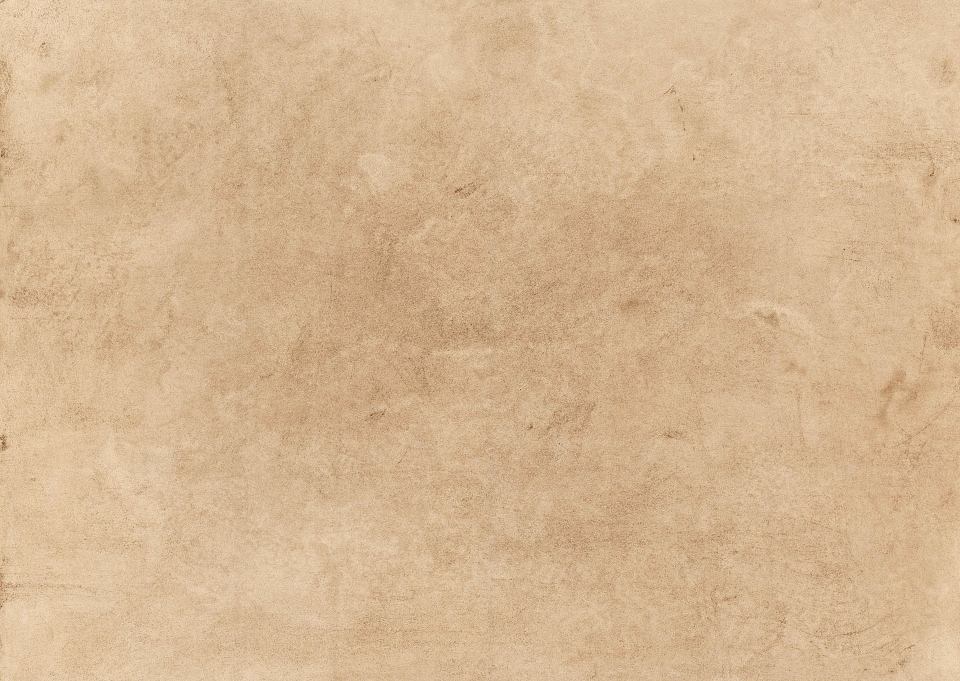
#> input picture dist/images/parchment.jpg, 1920 x 1362 px (shown at 1/2 size)
$ python -i compress.py   (imports and definitions only)
#> lines starting #> are read from the running program, lines starting #| are printed output that depends on the picture
import os
import subprocess
import time
import sys
from PIL import Image
import cv2  # Import OpenCV
import numpy as np

# [58 lines left out: function optimize_png_with_pngquant, not called in this run]


def compress_jpeg(image, output_filepath, max_size_kb=500, initial_quality=80, quality_step=5, min_quality=10):
    """Compresses a JPEG image to be within a maximum size limit.

    Args:
        image (PIL.Image.Image): The input image.
        output_filepath (str): The path to save the compressed JPEG.
        max_size_kb (int): The maximum allowed size of the compressed image in KB.
        initial_quality (int): The starting JPEG quality (0-100).
        quality_step (int): The amount to reduce quality by in each iteration.
        min_quality (int): The minimum allowed JPEG quality.

    Returns:
        bool: True if compression was successful, False otherwise.
    """
    max_size_bytes = max_size_kb * 1024
    quality = initial_quality
    try:
        while quality >= min_quality:
            image.save(output_filepath, 'JPEG', quality=quality, optimize=True)
            file_size = os.path.getsize(output_filepath)
            if file_size <= max_size_bytes:
                print(f"Compressed to {file_size / 1024:.2f} KB with quality {quality}")
                return True
            quality -= quality_step
        else:
            print(f"Failed to compress image within {max_size_kb}KB.  Final quality was {quality}")
            return False
    except Exception as e:
        print(f"Error during JPEG compression: {e}")
        return False


def optimize_image(filepath, max_width=500, max_size_kb=500, initial_jpeg_quality=80, jpeg_quality_step=5, min_jpeg_quality=10, dither=True, posterize_bits=None, profile_photo=False):
    """
    Optimizes an image by optionally resizing, converting to JPEG, and compressing.
    Saves two versions if the original width is greater than max_width and deletes the original.
    Uses pngquant for PNG optimization, and OpenCV for initial PNG encoding.  Handles WebP, TIFF, SVG, BMP, AVIF, APNG, and ICO.

    Args:
        filepath (str): Path to the input image file.
        max_width (int, optional): Maximum width for the resized image. Defaults to 500.
        max_size_kb (int, optional): Maximum file size in KB. Defaults to 500.
        initial_jpeg_quality (int, optional): Initial JPEG quality. Defaults to 80.
        jpeg_quality_step (int, optional): JPEG quality reduction step. Defaults to 5.
        min_jpeg_quality (int, optional): Minimum JPEG quality. Defaults to 10.
        dither (bool, optional): Enable or disable dithering. Defaults to True.
        posterize_bits (int, optional): Reduce color depth by posterizing. Defaults to None.
    """
#> called with filepath = 'dist/images/parchment.jpg', max_width = 500, max_size_kb = 500, initial_jpeg_quality = 80, jpeg_quality_step = 5, min_jpeg_quality = 10, dither = True, profile_photo = False
    try:
        is_profile_photo = sys.argv[2]
        if is_profile_photo == 'true':
            is_profile_photo = True
        else:
            is_profile_photo = False
        img = Image.open(filepath)
#> img is the input picture: PIL image 1920x1362 RGB; mean R, G, B 212.6, 181.8, 146.3
        original_format = img.format.lower()
#> original_format = 'jpeg'
        filename_without_ext, ext = os.path.splitext(os.path.basename(filepath))
        saved_count = 0
        original_deleted = False
        both_saved = False

        if original_format not in ('png', 'jpeg', 'jpg', 'gif', 'webp', 'tiff', 'tif', 'svg', 'bmp', 'avif', 'apng', 'ico'):
            print(f"Unsupported image format: {original_format}")
            return False

        # Initialize img_resized here to avoid "referenced before assignment" error
        img_resized = img.copy()  # Initialize with a copy of the original image

        if img.width > max_width:
            saved_orig = False
            # Save original width version
            if not is_profile_photo:
                if is_profile_photo:
                    output_filepath_orig_base = os.path.join(os.path.dirname(filepath), f"{filename_without_ext}")
                else:
                    output_filepath_orig_base = os.path.join(os.path.dirname(filepath), f"{filename_without_ext}_orig")
                output_filepath_orig_ext = '.jpg' if  (original_format == 'tiff' or original_format == 'tif' or original_format == 'avif' or original_format == 'apng' ) and img.mode != 'RGBA' and not ('transparency' in img.info and img.mode != 'P') else  '.jpg' if (original_format == 'webp' or original_format == 'png') and img.mode != 'RGBA' and not ('transparency' in img.info and img.mode != 'P') else ext
#> output_filepath_orig_ext = '.jpg'
                output_filepath_orig = output_filepath_orig_base + output_filepath_orig_ext
#> output_filepath_orig = 'dist/images/parchment_orig.jpg'
                img_orig = img.copy()
                saved_orig = False

                if original_format == 'png':
                    if not (img_orig.mode == 'RGBA' or (img_orig.mode == 'P' and 'transparency' in img_orig.info)):
                        img_orig = img_orig.convert('RGB')
                        if compress_jpeg(img_orig, output_filepath_orig, max_size_kb, initial_jpeg_quality, jpeg_quality_step, min_jpeg_quality):
                            saved_orig = True
                            saved_count += 1
                            print(f"pngconvert {filepath}")
                            print(f"Saved original width version (JPEG): {output_filepath_orig}")
                    else:
                        if optimize_png_with_pngquant(img_orig, output_filepath_orig, dither, posterize_bits):
                            saved_orig = True
                            saved_count += 1
                            print(f"Saved original width version (pngquant): {output_filepath_orig}")
                        else:
                            print(f"Error optimizing original PNG with Pillow's save.")
                            try:
                                img_orig.save(output_filepath_orig, optimize=False, compress_level=6)
                                saved_orig = True
                                saved_count += 1
                                print(f"Saved original width version (Pillow): {output_filepath_orig}")
                            except Exception as e:
                                print(f"Error saving original PNG with Pillow: {e}")
                                print(f"error {filepath}")

                elif original_format in ('jpeg', 'jpg'):
                    start_time = time.time()
                    if compress_jpeg(img_orig, output_filepath_orig, max_size_kb, initial_jpeg_quality, jpeg_quality_step, min_jpeg_quality):
#> after the loop in compress_jpeg, `while quality >= min_quality:`: quality = 70
                        end_time = time.time()
                        print(f"JPEG compression time (original): {end_time - start_time:.2f} seconds")
                        saved_count += 1
                        saved_orig = True
                        print(f"Saved original width version: {output_filepath_orig}")
#| Saved original width version: dist/images/parchment_orig.jpg
                elif original_format == 'gif':
                    try:
                        img_orig.save(output_filepath_orig, optimize=True)
                        final_size_bytes = os.path.getsize(output_filepath_orig)
                        print(f"Optimized GIF (original width) size: {final_size_bytes / 1024:.2f} KB, saved as {output_filepath_orig}")
                        saved_count += 1
                        saved_orig = True
                    except Exception as e:
                        print(f"Error optimizing GIF (original width): {e}")
                        print(f"error {filepath}")
                elif original_format == 'webp':  # Handle WebP
                    output_filepath_orig_ext = '.jpg' if img_orig.mode != 'RGBA' and not ('transparency' in img_orig.info and img.mode != 'P') else '.webp'
                    output_filepath_orig = output_filepath_orig_base + output_filepath_orig_ext
                    if  img_orig.mode != 'RGBA' and not ('transparency' in img_orig.info and img.mode != 'P'):
                        img_orig.save(output_filepath_orig, 'JPEG', quality=initial_jpeg_quality, optimize=True)
                        print(f"Saved original width version (JPEG): {output_filepath_orig}")
                    else:
                        img_orig.save(output_filepath_orig, 'WEBP', quality=initial_jpeg_quality, optimize=True)
                        print(f"Saved original width version (WebP): {output_filepath_orig}")
                    saved_orig = True
                    saved_count += 1

                elif original_format in ('tiff', 'tif', 'avif', 'apng'):  #  TIFF, AVIF, APNG
                    output_filepath_orig_ext = '.jpg' if img_orig.mode != 'RGBA' and not ('transparency' in img_orig.info and img.mode != 'P') else ext
                    output_filepath_orig = output_filepath_orig_base + output_filepath_orig_ext
                    img_orig.save(output_filepath_orig, 'JPEG', quality=initial_jpeg_quality, optimize=True)
                    saved_orig = True
                    saved_count += 1
                    print(f"Saved original width version (JPEG conversion): {output_filepath_orig}")
                elif original_format in ('svg', 'bmp', 'ico'):
                    output_filepath_orig_ext = '.png'
                    output_filepath_orig = output_filepath_orig_base + output_filepath_orig_ext
                    img_orig.save(output_filepath_orig, 'PNG', optimize=True)
                    saved_orig = True
                    saved_count += 1
                    print(f"Saved original width version (PNG conversion): {output_filepath_orig}")

            # Save reduced width version
            if is_profile_photo:
                output_filepath_resized_base = os.path.join(os.path.dirname(filepath), f"{filename_without_ext}")
            else:
                output_filepath_resized_base = os.path.join(os.path.dirname(filepath), f"{filename_without_ext}_medium")
            output_filepath_resized_ext = '.jpg' if  (original_format == 'tiff' or original_format == 'tif' or original_format == 'avif' or original_format == 'apng')  and img_resized.mode != 'RGBA' and not ('transparency' in img_resized.info and img_resized.mode != 'P') else  '.jpg' if (original_format == 'webp' or original_format == 'png') and img_resized.mode != 'RGBA' and not ('transparency' in img_resized.info and img_resized.mode != 'P') else ext
#> output_filepath_resized_ext = '.jpg'
            output_filepath_resized = output_filepath_resized_base + output_filepath_resized_ext
#> output_filepath_resized = 'dist/images/parchment_medium.jpg'
            height_resized = int(img.height * (max_width / img.width))
#> height_resized = 354
            img_resized = img.resize((max_width, height_resized))
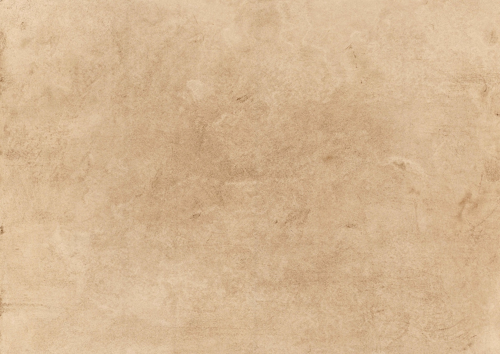
#> img_resized: PIL image 500x354 RGB; mean R, G, B 212.6, 181.8, 146.3
            print(f"Resized to width: {max_width}px, height: {height_resized}px")
#| Resized to width: 500px, height: 354px
            saved_resized = False

            if original_format == 'png':
                if not (img_resized.mode == 'RGBA' or (img_resized.mode == 'P' and 'transparency' in img_resized.info)):
                    img_resized = img_resized.convert('RGB')
                    if compress_jpeg(img_resized, output_filepath_resized, max_size_kb, initial_jpeg_quality, jpeg_quality_step, min_jpeg_quality):
                        saved_count += 1
                        saved_resized = True
                        print(f"pngconvert {filepath}")
                        print(f"Saved medium width version: {output_filepath_resized}")
                        print(f"medium {filepath}")
                else:
                    if optimize_png_with_pngquant(img_resized, output_filepath_resized, dither, posterize_bits):
                        saved_resized = True
                        saved_count += 1
                        print(f"Saved medium width version (pngquant): {output_filepath_resized}")
                        print(f"medium {filepath}")
                    else:
                        print(f"Error optimizing medium PNG with Pillow's save.")
                        try:
                            img_resized.save(output_filepath_resized, optimize=False, compress_level=6)
                            saved_resized = True
                            saved_count += 1
                            print(f"Saved medium width version (Pillow): {output_filepath_resized}")
                            print(f"medium {filepath}")
                        except Exception as e:
                            print(f"Error saving medium PNG with Pillow: {e}")
                            print(f"error {filepath}")

            elif original_format in ('jpeg', 'jpg'):
                if compress_jpeg(img_resized, output_filepath_resized, max_size_kb, initial_jpeg_quality, jpeg_quality_step, min_jpeg_quality):
#> after the loop in compress_jpeg, `while quality >= min_quality:`: quality = 80
                    saved_count += 1
                    saved_resized = True
                    print(f"Saved medium width version: {output_filepath_resized}")
#| Saved medium width version: dist/images/parchment_medium.jpg
                    print(f"medium {filepath}")
            elif original_format == 'gif':
                try:
                    img_resized.save(output_filepath_resized, optimize=True)
                    final_size_bytes = os.path.getsize(output_filepath_resized)
                    print(f"Optimized GIF (medium) size: {final_size_bytes / 1024:.2f} KB, saved as {output_filepath_resized}")
                    saved_count += 1
                    saved_resized = True
                    print(f"medium {filepath}")
                except Exception as e:
                    print(f"Error optimizing GIF (medium): {e}")
                    print(f"error {filepath}")
            elif original_format == 'webp':
                output_filepath_resized_ext = '.jpg' if img_resized.mode != 'RGBA' and not ('transparency' in img_resized.info and img_resized.mode != 'P') else '.webp'
                output_filepath_resized = output_filepath_resized_base + output_filepath_resized_ext
                if  img_resized.mode != 'RGBA' and not ('transparency' in img_resized.info and img_resized.mode != 'P'):
                    img_resized.save(output_filepath_resized, 'JPEG', quality=initial_jpeg_quality, optimize=True)
                    saved_resized = True
                    saved_count += 1
                    print(f"Saved medium width version (JPEG): {output_filepath_resized}")
                else:
                    img_resized.save(output_filepath_resized, 'WEBP', quality=initial_jpeg_quality, optimize=True)
                    saved_resized = True
                    saved_count += 1
                    print(f"Saved medium width version (WebP): {output_filepath_resized}")
            elif original_format in ('tiff', 'tif', 'avif', 'apng'):  #  TIFF, AVIF, APNG
                output_filepath_resized_ext = '.jpg' if img_resized.mode != 'RGBA' and not ('transparency' in img_resized.info and img_resized.mode != 'P') else ext
                output_filepath_resized = output_filepath_resized_base + output_filepath_resized_ext
                img_resized.save(output_filepath_resized, 'JPEG', quality=initial_jpeg_quality, optimize=True)
                saved_resized = True
                saved_count += 1
                print(f"Saved medium width version (JPEG conversion): {output_filepath_resized}")
            elif original_format in ('svg', 'bmp', 'ico'):
                output_filepath_resized_ext = '.png'
                output_filepath_resized = output_filepath_resized_base + output_filepath_resized_ext
                img_resized.save(output_filepath_resized, 'PNG', optimize=True)
                saved_resized = True
                saved_count += 1
                print(f"Saved medium width version (PNG conversion): {output_filepath_resized}")

            if saved_orig and saved_resized:
                try:
                    os.remove(filepath)
                    print(f"Deleted original file: {filepath}")
                    original_deleted = True
                    both_saved = True
                except Exception as e:
                    print(f"Error deleting original file: {e}")
                    print(f"error {filepath}")

        else:
            # Save only one compressed image with natural width
            if is_profile_photo:
                output_filepath = os.path.join(os.path.dirname(filepath), f"{filename_without_ext}{'.jpg' if original_format == 'png' and img.mode != 'RGBA' and not ('transparency' in img.info and img.mode != 'P') else ext}")
            else:
                output_filepath = os.path.join(os.path.dirname(filepath), f"{filename_without_ext}_orig{'.jpg' if original_format == 'png' and img.mode != 'RGBA' and not ('transparency' in img.info and img.mode != 'P') else ext}")
            if original_format == 'png':
                if not (img.mode == 'RGBA' or (img.mode == 'P' and 'transparency' in img.info)):
                    img = img.convert('RGB')
                    if compress_jpeg(img, output_filepath, max_size_kb, initial_jpeg_quality, jpeg_quality_step, min_jpeg_quality):
                        saved_count += 1
                        print(f"pngconvert {filepath}")
                        print(f"Saved optimized version (JPEG): {output_filepath}")
                else:

                    if optimize_png_with_pngquant(img, output_filepath, dither, posterize_bits):
                        saved_count += 1
                        print(f"Saved optimized (pngquant) version: {output_filepath}")
                    else:
                        print(f"Error optimizing PNG with Pillow's save.")
                        try:
                            img.save(output_filepath, optimize=False, compress_level=6)
                            saved_count += 1
                            print(f"Saved optimized (Pillow) version: {output_filepath}")
                        except Exception as e:
                            print(f"Error saving PNG with Pillow: {e}")
                            print(f"error {filepath}")
            elif original_format in ('jpeg', 'jpg'):
                if compress_jpeg(img, output_filepath, max_size_kb, initial_jpeg_quality, jpeg_quality_step, min_jpeg_quality):
                    saved_count += 1
            elif original_format == 'gif':
                try:
                    img.save(output_filepath, optimize=True)
                    final_size_bytes = os.path.getsize(output_filepath)
                    print(f"Optimized GIF size: {final_size_bytes / 1024:.2f} KB")
                    saved_count += 1
                except Exception as e:
                    print(f"Error optimizing GIF: {e}")
                    print(f"error {filepath}")
            elif original_format == 'webp':  # Handle WebP
                output_filepath = os.path.join(os.path.dirname(filepath), f"{filename_without_ext}_orig{'.jpg' if img.mode != 'RGBA' and not ('transparency' in img.info and img.mode != 'P') else '.webp'}")
                if  img.mode != 'RGBA' and not ('transparency' in img.info and img.mode != 'P'):
                    img.save(output_filepath, 'JPEG', quality=initial_jpeg_quality, optimize=True)
                    print(f"Saved optimized version (JPEG): {output_filepath}")
                else:
                    img.save(output_filepath, 'WEBP', quality=initial_jpeg_quality, optimize=True)
                    print(f"Saved optimized version (WebP): {output_filepath}")
                saved_count += 1

            elif original_format in ('tiff', 'tif', 'avif', 'apng'):  #  TIFF, AVIF, APNG
                output_filepath = os.path.join(os.path.dirname(filepath), f"{filename_without_ext}_orig.jpg") if img.mode != 'RGBA' and not ('transparency' in img.info and img.mode != 'P') else os.path.join(os.path.dirname(filepath), f"{filename_without_ext}_orig{ext}")
                img.save(output_filepath, 'JPEG', quality=initial_jpeg_quality, optimize=True)
                saved_count +=1
                print(f"Saved optimized version (JPEG conversion): {output_filepath}")
            elif original_format in ('svg', 'bmp', 'ico'): #handle svg, bmp, ico
                output_filepath = os.path.join(os.path.dirname(filepath), f"{filename_without_ext}_orig.png")
                img.save(output_filepath, 'PNG', optimize=True)
                saved_count += 1
                print(f"Saved optimized version (PNG conversion): {output_filepath}")

            if saved_count > 0:
                try:
                    os.remove(filepath)
                    print(f"Deleted original file: {filepath}")
                    original_deleted = True
                except Exception as e:
                    print(f"Error deleting original file: {e}")
                    print(f"error {filepath}")

        if img.width > max_width and saved_orig and saved_resized and original_deleted:
            print("Image optimization (both original and medium) and original file deletion completed.")
            return True
        elif img.width <= max_width and saved_count > 0 and original_deleted:
            print("Image optimization and original file deletion completed.")
            return True
        elif saved_count > 0:
            print("Image optimization completed.")
            return True
        else:
            print("Image optimization process finished, but no image was saved.")
            return False

    except FileNotFoundError:
        print(f"Error: File not found at {filepath}")
        print(f"error {filepath}")
        return False
    except Exception as e:
        print(f"An error occurred: {e}")
        print(f"error {filepath}")
        return False


# [10 lines not run here, left out]

>>> result = optimize_image('dist/images/parchment.jpg')
